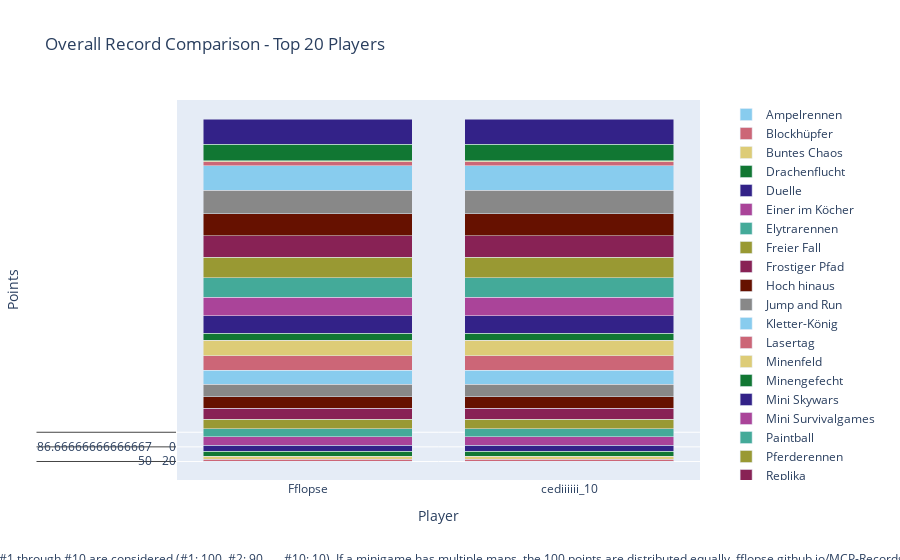

Notebook cell for this chart:
### Code cell
import plotly.graph_objects as go

# Sum all columns to get the total score
outDf['Total'] = outDf.sum(axis=1)

# Sort by total score and fill N/A values with 0
outDf = outDf.sort_values(by='Total', ascending=False).fillna(0)

# Crop to top 10 players
cropDf = outDf.head(20).copy()

# Drop the 'Total' column for plotting
cropDf = cropDf.drop(columns=['Total'])

# Create a color palette
color_palette = px.colors.qualitative.Safe

# Create the stacked bar plot
fig = go.Figure()

for column in cropDf.columns.difference(['Player']):
    fig.add_trace(go.Bar(
        x=cropDf.index,
        y=cropDf[column],
        name=column,
        marker_color=color_palette[len(fig.data) % len(color_palette)]
    ))

# Update layout
fig.update_layout(
    barmode='stack',
    title='Overall Record Comparison - Top 20 Players',
    xaxis=dict(title='Player'),
    yaxis=dict(title='Points'),
    #height=800,
    #width=1000,
    legend=dict(
        x=1.05,
        y=0.5,
        traceorder='normal',
        font=dict(size=12),
        bgcolor='rgba(255, 255, 255, 0)',
        bordercolor='rgba(0, 0, 0, 0)'
    ),
    margin=dict(r=200),  # Adjust right margin to make room for the legend
    annotations=[
        dict(
            x=0.5,
            y=-0.235,
            xref='paper',
            yref='paper',
            text='Max 100 points per minigame. Records #1 through #10 are considered (#1: 100, #2: 90, ..., #10: 10). If a minigame has multiple maps, the 100 points are distributed equally. fflopse.github.io/MCP-Records/data-analysis/global-ranking.ipynb',
            showarrow=False,
            font=dict(size=12),
            xanchor='center'
        )
    ]
)

fig.show()

# save the plot as an html file

fig.write_html('out/overall_record_comparison.html')

### Figure 1 — Plotly figure (JSON) as saved in the notebook; plotly's stock layout.template omitted (floating-point values rounded to 4 significant figures)
{"data": [{"marker": {"color": "rgb(136, 204, 238)"}, "name": "Ampelrennen", "type": "bar", "x": ["Fflopse", "cediiiiii_10", "Gobo9", "PedroZockt", "HerrDante", "ReichesBrot", "_n3d", "Ex4cted", "yiiq", "JOW23", "lizsyy", "DarkCobweb", "camman18YT", "2wc", "Ninivee", "yzvm", "Grapfen", "Sey__", "Umgfoin", "KakaMC"], "y": [[50, 50], [20, 20], [50, 50], [75, 75], [30, 30], [10, 10], [25, 25], [45, 45], [0, 0], [0, 0], [15, 15], [0, 0], [0, 0], [0, 0], [0, 0], [0, 0], [0, 0], [40, 40], [0, 0], [0, 0]]}, {"marker": {"color": "rgb(204, 102, 119)"}, "name": "Blockhüpfer", "type": "bar", "x": ["Fflopse", "cediiiiii_10", "Gobo9", "PedroZockt", "HerrDante", "ReichesBrot", "_n3d", "Ex4cted", "yiiq", "JOW23", "lizsyy", "DarkCobweb", "camman18YT", "2wc", "Ninivee", "yzvm", "Grapfen", "Sey__", "Umgfoin", "KakaMC"], "y": [[100, 100], [0, 0], [80, 80], [50, 50], [0, 0], [0, 0], [0, 0], [90, 90], [40, 40], [0, 0], [70, 70], [0, 0], [0, 0], [0, 0], [0, 0], [0, 0], [0, 0], [30, 30], [0, 0], [0, 0]]}, {"marker": {"color": "rgb(221, 204, 119)"}, "name": "Buntes Chaos", "type": "bar", "x": ["Fflopse", "cediiiiii_10", "Gobo9", "PedroZockt", "HerrDante", "ReichesBrot", "_n3d", "Ex4cted", "yiiq", "JOW23", "lizsyy", "DarkCobweb", "camman18YT", "2wc", "Ninivee", "yzvm", "Grapfen", "Sey__", "Umgfoin", "KakaMC"], "y": [[100, 100], [50, 50], [50, 50], [100, 100], [50, 50], [100, 100], [100, 100], [50, 50], [0, 0], [0, 0], [100, 100], [0, 0], [0, 0], [0, 0], [100, 100], [0, 0], [0, 0], [0, 0], [100, 100], [100, 100]]}, {"marker": {"color": "rgb(17, 119, 51)"}, "name": "Drachenflucht", "type": "bar", "x": ["Fflopse", "cediiiiii_10", "Gobo9", "PedroZockt", "HerrDante", "ReichesBrot", "_n3d", "Ex4cted", "yiiq", "JOW23", "lizsyy", "DarkCobweb", "camman18YT", "2wc", "Ninivee", "yzvm", "Grapfen", "Sey__", "Umgfoin", "KakaMC"], "y": [[0, 0], [0, 0], [0, 0], [0, 0], [0, 0], [0, 0], [16, 16], [0, 0], [0, 0], [0, 0], [0, 0], [0, 0], [0, 0], [0, 0], [0, 0], [0, 0], [0, 0], [0, 0], [0, 0], [0, 0]]}, {"marker": {"color": "rgb(51, 34, 136)"}, "name": "Duelle", "type": "bar", "x": ["Fflopse", "cediiiiii_10", "Gobo9", "PedroZockt", "HerrDante", "ReichesBrot", "_n3d", "Ex4cted", "yiiq", "JOW23", "lizsyy", "DarkCobweb", "camman18YT", "2wc", "Ninivee", "yzvm", "Grapfen", "Sey__", "Umgfoin", "KakaMC"], "y": [[20, 20], [70, 70], [0, 0], [0, 0], [0, 0], [0, 0], [20, 20], [0, 0], [20, 20], [20, 20], [0, 0], [70, 70], [0, 0], [70, 70], [0, 0], [70, 70], [0, 0], [20, 20], [0, 0], [0, 0]]}, {"marker": {"color": "rgb(170, 68, 153)"}, "name": "Einer im Köcher", "type": "bar", "x": ["Fflopse", "cediiiiii_10", "Gobo9", "PedroZockt", "HerrDante", "ReichesBrot", "_n3d", "Ex4cted", "yiiq", "JOW23", "lizsyy", "DarkCobweb", "camman18YT", "2wc", "Ninivee", "yzvm", "Grapfen", "Sey__", "Umgfoin", "KakaMC"], "y": [[90, 90], [50, 50], [36.67, 36.67], [0, 0], [90, 90], [0, 0], [16.67, 16.67], [0, 0], [10, 10], [26.67, 26.67], [0, 0], [0, 0], [0, 0], [0, 0], [0, 0], [0, 0], [10, 10], [0, 0], [0, 0], [0, 0]]}, {"marker": {"color": "rgb(68, 170, 153)"}, "name": "Elytrarennen", "type": "bar", "x": ["Fflopse", "cediiiiii_10", "Gobo9", "PedroZockt", "HerrDante", "ReichesBrot", "_n3d", "Ex4cted", "yiiq", "JOW23", "lizsyy", "DarkCobweb", "camman18YT", "2wc", "Ninivee", "yzvm", "Grapfen", "Sey__", "Umgfoin", "KakaMC"], "y": [[90, 90], [0, 0], [6.667, 6.667], [50, 50], [0, 0], [90, 90], [76.67, 76.67], [0, 0], [0, 0], [0, 0], [0, 0], [0, 0], [26.67, 26.67], [0, 0], [0, 0], [0, 0], [0, 0], [0, 0], [0, 0], [0, 0]]}, {"marker": {"color": "rgb(153, 153, 51)"}, "name": "Freier Fall", "type": "bar", "x": ["Fflopse", "cediiiiii_10", "Gobo9", "PedroZockt", "HerrDante", "ReichesBrot", "_n3d", "Ex4cted", "yiiq", "JOW23", "lizsyy", "DarkCobweb", "camman18YT", "2wc", "Ninivee", "yzvm", "Grapfen", "Sey__", "Umgfoin", "KakaMC"], "y": [[45, 45], [52.5, 52.5], [42.5, 42.5], [25, 25], [62.5, 62.5], [22.5, 22.5], [20, 20], [25, 25], [0, 0], [0, 0], [0, 0], [0, 0], [0, 0], [42.5, 42.5], [17.5, 17.5], [0, 0], [0, 0], [12.5, 12.5], [15, 15], [0, 0]]}, {"marker": {"color": "rgb(136, 34, 85)"}, "name": "Frostiger Pfad", "type": "bar", "x": ["Fflopse", "cediiiiii_10", "Gobo9", "PedroZockt", "HerrDante", "ReichesBrot", "_n3d", "Ex4cted", "yiiq", "JOW23", "lizsyy", "DarkCobweb", "camman18YT", "2wc", "Ninivee", "yzvm", "Grapfen", "Sey__", "Umgfoin", "KakaMC"], "y": [[70, 70], [0, 0], [0, 0], [20, 20], [0, 0], [100, 100], [60, 60], [0, 0], [0, 0], [0, 0], [0, 0], [0, 0], [0, 0], [0, 0], [90, 90], [0, 0], [0, 0], [0, 0], [0, 0], [0, 0]]}, {"marker": {"color": "rgb(102, 17, 0)"}, "name": "Hoch hinaus", "type": "bar", "x": ["Fflopse", "cediiiiii_10", "Gobo9", "PedroZockt", "HerrDante", "ReichesBrot", "_n3d", "Ex4cted", "yiiq", "JOW23", "lizsyy", "DarkCobweb", "camman18YT", "2wc", "Ninivee", "yzvm", "Grapfen", "Sey__", "Umgfoin", "KakaMC"], "y": [[80, 80], [30, 30], [70, 70], [90, 90], [0, 0], [0, 0], [0, 0], [50, 50], [0, 0], [0, 0], [0, 0], [0, 0], [0, 0], [0, 0], [0, 0], [0, 0], [0, 0], [40, 40], [20, 20], [0, 0]]}, {"marker": {"color": "rgb(136, 136, 136)"}, "name": "Jump and Run", "type": "bar", "x": ["Fflopse", "cediiiiii_10", "Gobo9", "PedroZockt", "HerrDante", "ReichesBrot", "_n3d", "Ex4cted", "yiiq", "JOW23", "lizsyy", "DarkCobweb", "camman18YT", "2wc", "Ninivee", "yzvm", "Grapfen", "Sey__", "Umgfoin", "KakaMC"], "y": [[56.67, 56.67], [23.33, 23.33], [96.67, 96.67], [20, 20], [36.67, 36.67], [86.67, 86.67], [0, 0], [6.667, 6.667], [13.33, 13.33], [10, 10], [16.67, 16.67], [0, 0], [36.67, 36.67], [16.67, 16.67], [0, 0], [0, 0], [0, 0], [20, 20], [0, 0], [13.33, 13.33]]}, {"marker": {"color": "rgb(136, 204, 238)"}, "name": "Kletter-König", "type": "bar", "x": ["Fflopse", "cediiiiii_10", "Gobo9", "PedroZockt", "HerrDante", "ReichesBrot", "_n3d", "Ex4cted", "yiiq", "JOW23", "lizsyy", "DarkCobweb", "camman18YT", "2wc", "Ninivee", "yzvm", "Grapfen", "Sey__", "Umgfoin", "KakaMC"], "y": [[95, 95], [0, 0], [30, 30], [25, 25], [25, 25], [50, 50], [0, 0], [0, 0], [40, 40], [0, 0], [0, 0], [0, 0], [50, 50], [0, 0], [0, 0], [25, 25], [0, 0], [0, 0], [0, 0], [0, 0]]}, {"marker": {"color": "rgb(204, 102, 119)"}, "name": "Lasertag", "type": "bar", "x": ["Fflopse", "cediiiiii_10", "Gobo9", "PedroZockt", "HerrDante", "ReichesBrot", "_n3d", "Ex4cted", "yiiq", "JOW23", "lizsyy", "DarkCobweb", "camman18YT", "2wc", "Ninivee", "yzvm", "Grapfen", "Sey__", "Umgfoin", "KakaMC"], "y": [[86.67, 86.67], [0, 0], [13.33, 13.33], [36.67, 36.67], [86.67, 86.67], [0, 0], [0, 0], [30, 30], [0, 0], [53.33, 53.33], [0, 0], [0, 0], [0, 0], [23.33, 23.33], [0, 0], [0, 0], [16.67, 16.67], [0, 0], [0, 0], [0, 0]]}, {"marker": {"color": "rgb(221, 204, 119)"}, "name": "Minenfeld", "type": "bar", "x": ["Fflopse", "cediiiiii_10", "Gobo9", "PedroZockt", "HerrDante", "ReichesBrot", "_n3d", "Ex4cted", "yiiq", "JOW23", "lizsyy", "DarkCobweb", "camman18YT", "2wc", "Ninivee", "yzvm", "Grapfen", "Sey__", "Umgfoin", "KakaMC"], "y": [[33.33, 33.33], [16.67, 16.67], [0, 0], [6.667, 6.667], [46.67, 46.67], [30, 30], [13.33, 13.33], [10, 10], [0, 0], [13.33, 13.33], [0, 0], [0, 0], [0, 0], [10, 10], [26.67, 26.67], [0, 0], [0, 0], [40, 40], [0, 0], [0, 0]]}, {"marker": {"color": "rgb(17, 119, 51)"}, "name": "Minengefecht", "type": "bar", "x": ["Fflopse", "cediiiiii_10", "Gobo9", "PedroZockt", "HerrDante", "ReichesBrot", "_n3d", "Ex4cted", "yiiq", "JOW23", "lizsyy", "DarkCobweb", "camman18YT", "2wc", "Ninivee", "yzvm", "Grapfen", "Sey__", "Umgfoin", "KakaMC"], "y": [[20, 20], [100, 100], [16.67, 16.67], [0, 0], [16.67, 16.67], [20, 20], [33.33, 33.33], [0, 0], [66.67, 66.67], [26.67, 26.67], [0, 0], [83.33, 83.33], [0, 0], [30, 30], [0, 0], [50, 50], [20, 20], [0, 0], [0, 0], [0, 0]]}, {"marker": {"color": "rgb(51, 34, 136)"}, "name": "Mini Skywars", "type": "bar", "x": ["Fflopse", "cediiiiii_10", "Gobo9", "PedroZockt", "HerrDante", "ReichesBrot", "_n3d", "Ex4cted", "yiiq", "JOW23", "lizsyy", "DarkCobweb", "camman18YT", "2wc", "Ninivee", "yzvm", "Grapfen", "Sey__", "Umgfoin", "KakaMC"], "y": [[25, 25], [45, 45], [38.33, 38.33], [11.67, 11.67], [0, 0], [0, 0], [26.67, 26.67], [11.67, 11.67], [15, 15], [20, 20], [3.333, 3.333], [31.67, 31.67], [15, 15], [31.67, 31.67], [11.67, 11.67], [0, 0], [28.33, 28.33], [0, 0], [3.333, 3.333], [16.67, 16.67]]}, {"marker": {"color": "rgb(170, 68, 153)"}, "name": "Mini Survivalgames", "type": "bar", "x": ["Fflopse", "cediiiiii_10", "Gobo9", "PedroZockt", "HerrDante", "ReichesBrot", "_n3d", "Ex4cted", "yiiq", "JOW23", "lizsyy", "DarkCobweb", "camman18YT", "2wc", "Ninivee", "yzvm", "Grapfen", "Sey__", "Umgfoin", "KakaMC"], "y": [[10, 10], [43.33, 43.33], [63.33, 63.33], [0, 0], [16.67, 16.67], [33.33, 33.33], [0, 0], [0, 0], [0, 0], [0, 0], [0, 0], [26.67, 26.67], [90, 90], [26.67, 26.67], [46.67, 46.67], [0, 0], [26.67, 26.67], [0, 0], [10, 10], [0, 0]]}, {"marker": {"color": "rgb(68, 170, 153)"}, "name": "Paintball", "type": "bar", "x": ["Fflopse", "cediiiiii_10", "Gobo9", "PedroZockt", "HerrDante", "ReichesBrot", "_n3d", "Ex4cted", "yiiq", "JOW23", "lizsyy", "DarkCobweb", "camman18YT", "2wc", "Ninivee", "yzvm", "Grapfen", "Sey__", "Umgfoin", "KakaMC"], "y": [[76.67, 76.67], [10, 10], [0, 0], [60, 60], [53.33, 53.33], [30, 30], [20, 20], [0, 0], [33.33, 33.33], [0, 0], [0, 0], [20, 20], [0, 0], [33.33, 33.33], [0, 0], [26.67, 26.67], [33.33, 33.33], [0, 0], [0, 0], [0, 0]]}, {"marker": {"color": "rgb(153, 153, 51)"}, "name": "Pferderennen", "type": "bar", "x": ["Fflopse", "cediiiiii_10", "Gobo9", "PedroZockt", "HerrDante", "ReichesBrot", "_n3d", "Ex4cted", "yiiq", "JOW23", "lizsyy", "DarkCobweb", "camman18YT", "2wc", "Ninivee", "yzvm", "Grapfen", "Sey__", "Umgfoin", "KakaMC"], "y": [[91.67, 91.67], [75, 75], [65, 65], [45, 45], [6.667, 6.667], [10, 10], [3.333, 3.333], [0, 0], [46.67, 46.67], [0, 0], [35, 35], [0, 0], [0, 0], [0, 0], [0, 0], [13.33, 13.33], [0, 0], [3.333, 3.333], [8.333, 8.333], [0, 0]]}, {"marker": {"color": "rgb(136, 34, 85)"}, "name": "Replika", "type": "bar", "x": ["Fflopse", "cediiiiii_10", "Gobo9", "PedroZockt", "HerrDante", "ReichesBrot", "_n3d", "Ex4cted", "yiiq", "JOW23", "lizsyy", "DarkCobweb", "camman18YT", "2wc", "Ninivee", "yzvm", "Grapfen", "Sey__", "Umgfoin", "KakaMC"], "y": [[56.41, 56.41], [54.95, 54.95], [90.87, 90.87], [60.97, 60.97], [10.87, 10.87], [7.67, 7.67], [7.67, 7.67], [48.45, 48.45], [30.19, 30.19], [5.631, 5.631], [22.33, 22.33], [4.951, 4.951], [8.058, 8.058], [7.67, 7.67], [2.913, 2.913], [3.107, 3.107], [4.854, 4.854], [3.107, 3.107], [2.913, 2.913], [36.8, 36.8]]}, {"marker": {"color": "rgb(102, 17, 0)"}, "name": "Sammelwahn", "type": "bar", "x": ["Fflopse", "cediiiiii_10", "Gobo9", "PedroZockt", "HerrDante", "ReichesBrot", "_n3d", "Ex4cted", "yiiq", "JOW23", "lizsyy", "DarkCobweb", "camman18YT", "2wc", "Ninivee", "yzvm", "Grapfen", "Sey__", "Umgfoin", "KakaMC"], "y": [[20.5, 20.5], [35.5, 35.5], [28.25, 28.25], [16.75, 16.75], [10.25, 10.25], [3.5, 3.5], [4.5, 4.5], [17, 17], [0, 0], [4.25, 4.25], [5, 5], [6.75, 6.75], [6, 6], [0, 0], [2.25, 2.25], [4.75, 4.75], [16, 16], [8.5, 8.5], [5, 5], [10.75, 10.75]]}, {"marker": {"color": "rgb(136, 136, 136)"}, "name": "Schießstand", "type": "bar", "x": ["Fflopse", "cediiiiii_10", "Gobo9", "PedroZockt", "HerrDante", "ReichesBrot", "_n3d", "Ex4cted", "yiiq", "JOW23", "lizsyy", "DarkCobweb", "camman18YT", "2wc", "Ninivee", "yzvm", "Grapfen", "Sey__", "Umgfoin", "KakaMC"], "y": [[67.5, 67.5], [32.5, 32.5], [25, 25], [0, 0], [55, 55], [0, 0], [20, 20], [67.5, 67.5], [0, 0], [12.5, 12.5], [32.5, 32.5], [0, 0], [0, 0], [0, 0], [0, 0], [0, 0], [0, 0], [0, 0], [0, 0], [0, 0]]}, {"marker": {"color": "rgb(136, 204, 238)"}, "name": "Spleef", "type": "bar", "x": ["Fflopse", "cediiiiii_10", "Gobo9", "PedroZockt", "HerrDante", "ReichesBrot", "_n3d", "Ex4cted", "yiiq", "JOW23", "lizsyy", "DarkCobweb", "camman18YT", "2wc", "Ninivee", "yzvm", "Grapfen", "Sey__", "Umgfoin", "KakaMC"], "y": [[75, 75], [90, 90], [75, 75], [50, 50], [30, 30], [0, 0], [45, 45], [30, 30], [30, 30], [45, 45], [45, 45], [30, 30], [0, 0], [0, 0], [0, 0], [0, 0], [30, 30], [0, 0], [80, 80], [0, 0]]}, {"marker": {"color": "rgb(204, 102, 119)"}, "name": "Todeswürfel", "type": "bar", "x": ["Fflopse", "cediiiiii_10", "Gobo9", "PedroZockt", "HerrDante", "ReichesBrot", "_n3d", "Ex4cted", "yiiq", "JOW23", "lizsyy", "DarkCobweb", "camman18YT", "2wc", "Ninivee", "yzvm", "Grapfen", "Sey__", "Umgfoin", "KakaMC"], "y": [[0, 0], [20, 20], [0, 0], [60, 60], [90, 90], [0, 0], [0, 0], [0, 0], [0, 0], [0, 0], [0, 0], [0, 0], [50, 50], [0, 0], [0, 0], [0, 0], [0, 0], [0, 0], [0, 0], [40, 40]]}, {"marker": {"color": "rgb(221, 204, 119)"}, "name": "Waffenfolge", "type": "bar", "x": ["Fflopse", "cediiiiii_10", "Gobo9", "PedroZockt", "HerrDante", "ReichesBrot", "_n3d", "Ex4cted", "yiiq", "JOW23", "lizsyy", "DarkCobweb", "camman18YT", "2wc", "Ninivee", "yzvm", "Grapfen", "Sey__", "Umgfoin", "KakaMC"], "y": [[50, 50], [80, 80], [0, 0], [70, 70], [0, 0], [0, 0], [0, 0], [0, 0], [0, 0], [100, 100], [0, 0], [0, 0], [0, 0], [0, 0], [0, 0], [90, 90], [60, 60], [20, 20], [0, 0], [0, 0]]}, {"marker": {"color": "rgb(17, 119, 51)"}, "name": "Walls", "type": "bar", "x": ["Fflopse", "cediiiiii_10", "Gobo9", "PedroZockt", "HerrDante", "ReichesBrot", "_n3d", "Ex4cted", "yiiq", "JOW23", "lizsyy", "DarkCobweb", "camman18YT", "2wc", "Ninivee", "yzvm", "Grapfen", "Sey__", "Umgfoin", "KakaMC"], "y": [[25, 25], [70, 70], [35, 35], [45, 45], [0, 0], [0, 0], [0, 0], [0, 0], [22.5, 22.5], [25, 25], [0, 0], [50, 50], [40, 40], [15, 15], [15, 15], [12.5, 12.5], [32.5, 32.5], [0, 0], [0, 0], [25, 25]]}, {"marker": {"color": "rgb(51, 34, 136)"}, "name": "Wettrennen", "type": "bar", "x": ["Fflopse", "cediiiiii_10", "Gobo9", "PedroZockt", "HerrDante", "ReichesBrot", "_n3d", "Ex4cted", "yiiq", "JOW23", "lizsyy", "DarkCobweb", "camman18YT", "2wc", "Ninivee", "yzvm", "Grapfen", "Sey__", "Umgfoin", "KakaMC"], "y": [[82, 82], [48, 48], [72, 72], [14, 14], [20, 20], [40, 40], [4, 4], [0, 0], [42, 42], [0, 0], [14, 14], [0, 0], [0, 0], [8, 8], [0, 0], [14, 14], [0, 0], [8, 8], [0, 0], [0, 0]]}], "layout": {"annotations": [{"font": {"size": 12}, "showarrow": false, "text": "Max 100 points per minigame. Records #1 through #10 are considered (#1: 100, #2: 90, ..., #10: 10). If a minigame has multiple maps, the 100 points are distributed equally. fflopse.github.io/MCP-Records/data-analysis/global-ranking.ipynb", "x": 0.5, "xanchor": "center", "xref": "paper", "y": -0.235, "yref": "paper"}], "barmode": "stack", "legend": {"bgcolor": "rgba(255, 255, 255, 0)", "bordercolor": "rgba(0, 0, 0, 0)", "font": {"size": 12}, "traceorder": "normal", "x": 1.05, "y": 0.5}, "margin": {"r": 200}, "title": {"text": "Overall Record Comparison - Top 20 Players"}, "xaxis": {"title": {"text": "Player"}}, "yaxis": {"title": {"text": "Points"}}}}
